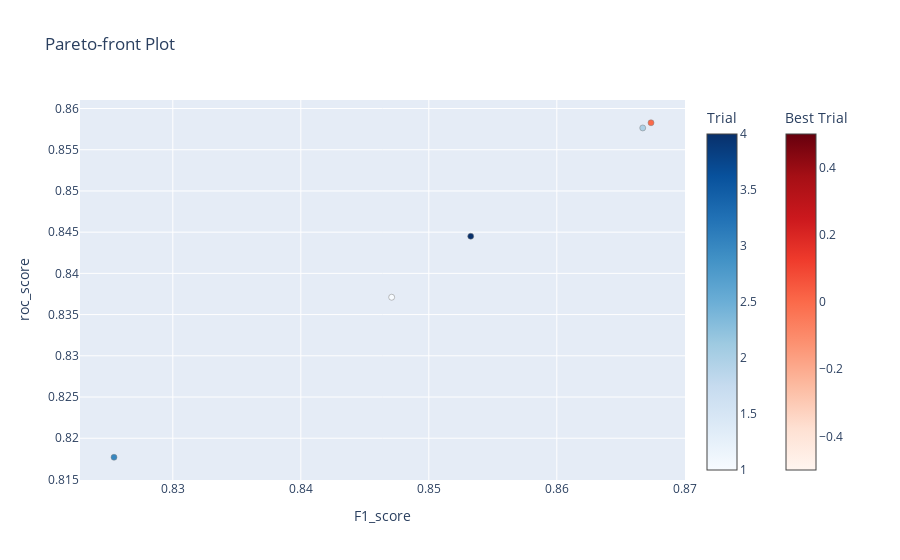

The notebook cell this image was saved under:
### Markdown cell above
### Gradient boosting + Optuna

### Code cell
def optuna_gb(trial):
    # set dimensions
    n_estimators = trial.suggest_int('n_estimators', 300, 350, 1)
    max_depth = trial.suggest_int('max_depth', 5, 10, 1)
    min_samples_leaf = trial.suggest_int('min_samples_leaf', 2, 5, 1)
    learning_rate = trial.suggest_float('learning_rate', 0.01, 0.1)
    
    # model creation 
    model = GradientBoostingClassifier(
      n_estimators=n_estimators,
      learning_rate=learning_rate,
      max_depth=max_depth,
      min_samples_leaf=min_samples_leaf,
      random_state=random_seed)
    
    # training
    model.fit(X_train, y_train)
    y_pred = np.round(model.predict_proba(X_test)[:,1])
    F1_score = f1_score(y_test, y_pred)
    roc_score = roc_auc_score(y_test, y_pred)
    
    return F1_score, roc_score

#%%time
sampler = TPESampler(seed=random_seed) # fix random seed

# create study set
study = optuna.create_study(study_name="GBClassifier", directions=["maximize", "maximize"], sampler=sampler)
# try multiple times
study.optimize(optuna_gb, n_trials=5)
clear_output(wait=False)

optuna.visualization.plot_pareto_front(study, target_names=["F1_score", "roc_score"])

### Figure 1 — Plotly figure (JSON) as saved in the notebook; plotly's stock layout.template omitted (floating-point values rounded to 4 significant figures)
{"data": [{"hovertemplate": "%{text}<extra>Trial</extra>", "marker": {"color": [1, 2, 3, 4], "colorbar": {"title": {"text": "Trial"}}, "colorscale": [[0, "rgb(247,251,255)"], [0.125, "rgb(222,235,247)"], [0.25, "rgb(198,219,239)"], [0.375, "rgb(158,202,225)"], [0.5, "rgb(107,174,214)"], [0.625, "rgb(66,146,198)"], [0.75, "rgb(33,113,181)"], [0.875, "rgb(8,81,156)"], [1, "rgb(8,48,107)"]], "line": {"color": "Grey", "width": 0.5}}, "mode": "markers", "showlegend": false, "text": ["{<br>  \"number\": 1,<br>  \"values\": [<br>    0.8470984353337294,<br>    0.8371066096399818<br>  ],<br>  \"params\": {<br>    \"n_estimators\": 307,<br>    \"max_depth\": 5,<br>    \"min_samples_leaf\": 2,<br>    \"learning_rate\": 0.08795585311974417<br>  }<br>}", "{<br>  \"number\": 2,<br>  \"values\": [<br>    0.8667127754174487,<br>    0.8576413307078896<br>  ],<br>  \"params\": {<br>    \"n_estimators\": 330,<br>    \"max_depth\": 9,<br>    \"min_samples_leaf\": 2,<br>    \"learning_rate\": 0.0972918866945795<br>  }<br>}", "{<br>  \"number\": 3,<br>  \"values\": [<br>    0.8254064424921741,<br>    0.817694148584775<br>  ],<br>  \"params\": {<br>    \"n_estimators\": 342,<br>    \"max_depth\": 6,<br>    \"min_samples_leaf\": 2,<br>    \"learning_rate\": 0.026506405886809047<br>  }<br>}", "{<br>  \"number\": 4,<br>  \"values\": [<br>    0.853274935297631,<br>    0.8445021246489108<br>  ],<br>  \"params\": {<br>    \"n_estimators\": 315,<br>    \"max_depth\": 8,<br>    \"min_samples_leaf\": 3,<br>    \"learning_rate\": 0.036210622617823776<br>  }<br>}"], "type": "scatter", "x": [0.8471, 0.8667, 0.8254, 0.8533], "y": [0.8371, 0.8576, 0.8177, 0.8445]}, {"hovertemplate": "%{text}<extra>Best Trial</extra>", "marker": {"color": [0], "colorbar": {"title": {"text": "Best Trial"}, "x": 1.1, "xpad": 40}, "colorscale": [[0, "rgb(255,245,240)"], [0.125, "rgb(254,224,210)"], [0.25, "rgb(252,187,161)"], [0.375, "rgb(252,146,114)"], [0.5, "rgb(251,106,74)"], [0.625, "rgb(239,59,44)"], [0.75, "rgb(203,24,29)"], [0.875, "rgb(165,15,21)"], [1, "rgb(103,0,13)"]], "line": {"color": "Grey", "width": 0.5}}, "mode": "markers", "showlegend": false, "text": ["{<br>  \"number\": 0,<br>  \"values\": [<br>    0.8673580246913579,<br>    0.8582718527705677<br>  ],<br>  \"params\": {<br>    \"n_estimators\": 319,<br>    \"max_depth\": 10,<br>    \"min_samples_leaf\": 4,<br>    \"learning_rate\": 0.0638792635777333<br>  }<br>}"], "type": "scatter", "x": [0.8674], "y": [0.8583]}], "layout": {"title": {"text": "Pareto-front Plot"}, "xaxis": {"title": {"text": "F1_score"}}, "yaxis": {"title": {"text": "roc_score"}}}}
